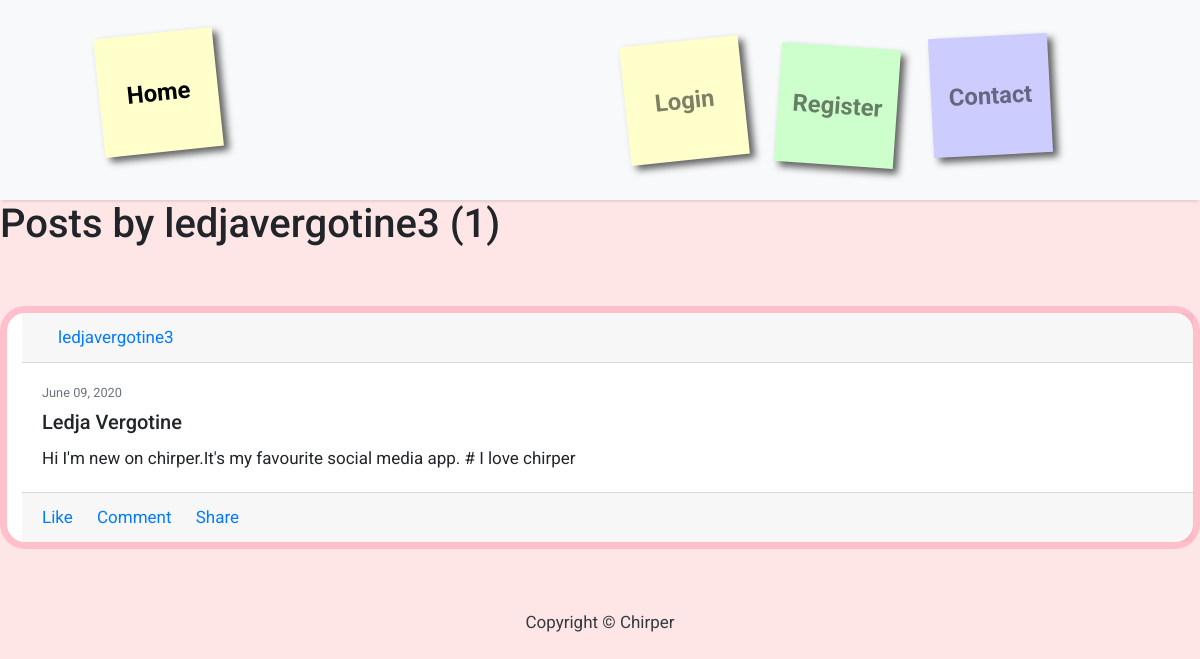
/user/ledjavergotine3, run on the app's committed database.
### blog/models.py (models this page shows, shortened)
class Post(models.Model):
    title = models.CharField(max_length=100)
    content = models.TextField()
    date_posted = models.DateTimeField(default=timezone.now)
    author = models.ForeignKey(User, on_delete=models.CASCADE)

### blog/views.py (the view)
# urls.py: path('user/<str:username>', UserPostListView.as_view(), name='user-posts'),
class UserPostListView(ListView):
    model = Post
    template_name = 'blog/user_posts.html'  # <app>/<model>_<viewtype>.html
    context_object_name = 'posts'
    paginate_by = 5
    def get_queryset(self):
        user = get_object_or_404(User, username=self.kwargs.get('username'))
        return Post.objects.filter(author=user).order_by('-date_posted')

### blog/templates/blog/user_posts.html (shortened to what this page needs)
{% extends "blog/base.html" %}
{% block content %}
<h1 class="mb-3"> Posts by {{ view.kwargs.username }} ({{ page_obj.paginator.count }})</h1>
<p>&nbsp;</p>
{% for post in posts %}
<div class="card gedf-card">
<div class="card-header">
  <div class="d-flex justify-content-between align-items-center">
      <div class="d-flex justify-content-between align-items-center">
          <div class="ml-2">
              <a class="card-link" href="{% url 'user-posts' post.author.username %}">{{ post.author }}</a>
          </div>
      </div>
  </div>
</div>
<div class="card-body">
  <div class="text-muted h7 mb-2"> {{ post.date_posted|date:"F d, Y" }}</div>
      <h5 class="card-title">{{ post.title }}</h5>
  <p class="card-text">
      {{ post.content }}
  </p>
</div>
<div class="card-footer">
  <a href="#" class="card-link"> Like</a>
  <a href="#" class="card-link"> Comment</a>
  <a href="#" class="card-link"> Share</a>
</div>
</div>
{% endfor %}
{% endblock content %}

### blog/templates/blog/base.html (style rules this page uses)
h2,p { font-size:100%; font-weight:normal; }
body { font-family: "Roboto", sans-serif; font-size: 17px; background-color:#ffe6e6; }

### blog/templates/blog/user_posts.html (style rules this page uses)
.h7 { font-size: 0.8rem; color: white; }
@media (min-width: 992px) { .gedf-card { margin-bottom: 2.77rem; border-radius:25px; padding-left:15px; border-color:pink; border-width:7px; } }

### data on the page
Post: author "ledjavergotine3", date_posted "June 09, 2020", title "Ledja Vergotine", content "Hi I'm new on chirper.It's my favourite social media app. # I love chirper"

### other printed values
{{ view.kwargs.username }} "ledjavergotine3"
{{ page_obj.paginator.count }} "1"
